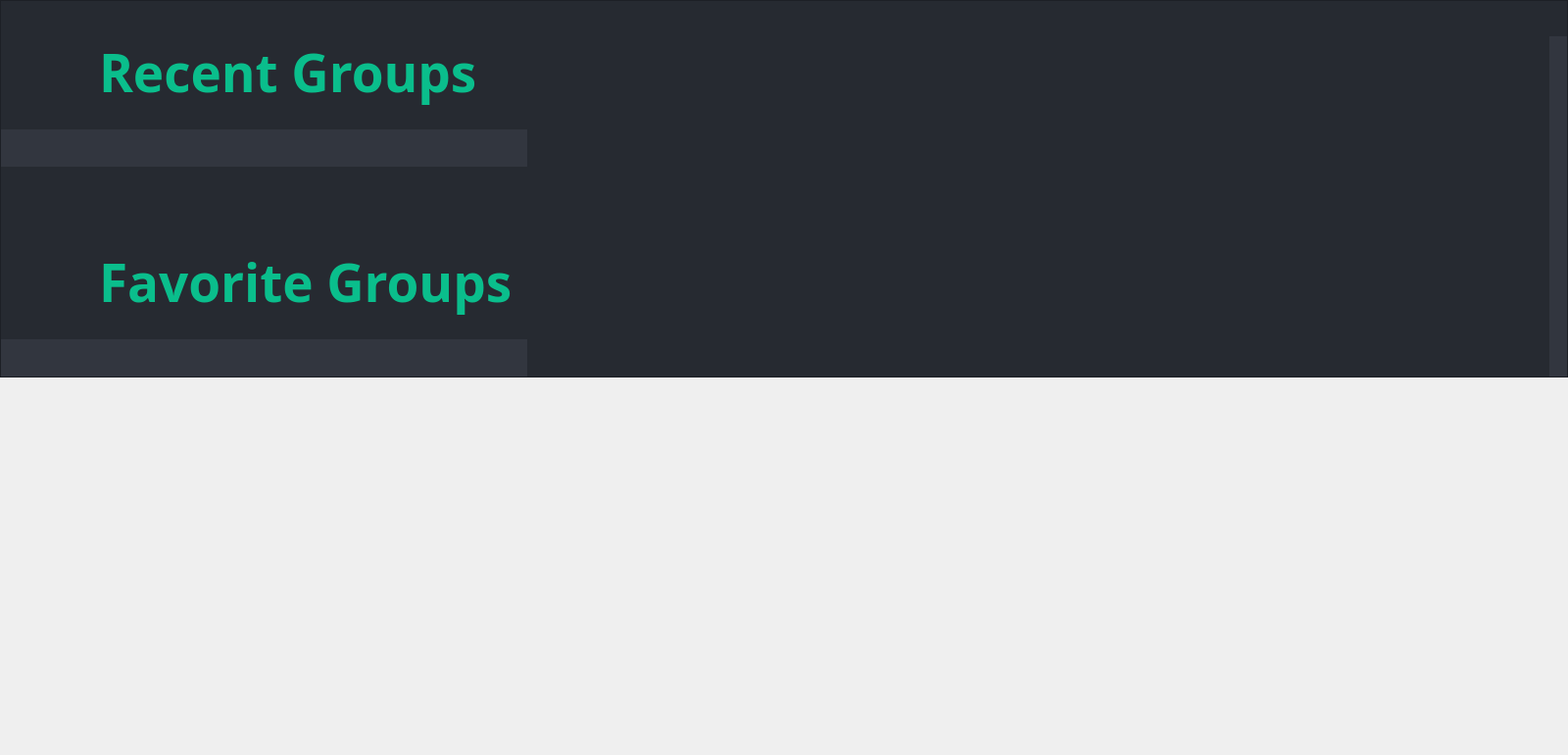
<?xml version="1.0" encoding="UTF-8"?>
<ui version="4.0">
 <class>Homepage</class>
 <widget class="QWidget" name="Homepage">
  <property name="geometry">
   <rect>
    <x>0</x>
    <y>0</y>
    <width>1600</width>
    <height>770</height>
   </rect>
  </property>
  <property name="windowTitle">
   <string>Form</string>
  </property>
  <layout class="QVBoxLayout" name="verticalLayout">
   <property name="leftMargin">
    <number>0</number>
   </property>
   <property name="topMargin">
    <number>0</number>
   </property>
   <property name="rightMargin">
    <number>0</number>
   </property>
   <property name="bottomMargin">
    <number>0</number>
   </property>
   <item>
    <widget class="QFrame" name="frame_3">
     <property name="sizePolicy">
      <sizepolicy hsizetype="Preferred" vsizetype="Expanding">
       <horstretch>0</horstretch>
       <verstretch>0</verstretch>
      </sizepolicy>
     </property>
     <property name="minimumSize">
      <size>
       <width>0</width>
       <height>0</height>
      </size>
     </property>
     <property name="maximumSize">
      <size>
       <width>16777215</width>
       <height>16777215</height>
      </size>
     </property>
     <property name="styleSheet">
      <string notr="true">background-color: rgba(38,42,49);</string>
     </property>
     <property name="frameShape">
      <enum>QFrame::StyledPanel</enum>
     </property>
     <property name="frameShadow">
      <enum>QFrame::Raised</enum>
     </property>
     <layout class="QGridLayout" name="gridLayout_2">
      <property name="leftMargin">
       <number>0</number>
      </property>
      <property name="topMargin">
       <number>0</number>
      </property>
      <property name="rightMargin">
       <number>0</number>
      </property>
      <property name="bottomMargin">
       <number>0</number>
      </property>
      <item row="6" column="0">
       <layout class="QHBoxLayout" name="horizontalLayout_23">
        <property name="rightMargin">
         <number>15</number>
        </property>
        <item>
         <spacer name="horizontalSpacer_12">
          <property name="orientation">
           <enum>Qt::Horizontal</enum>
          </property>
          <property name="sizeType">
           <enum>QSizePolicy::Fixed</enum>
          </property>
          <property name="sizeHint" stdset="0">
           <size>
            <width>100</width>
            <height>20</height>
           </size>
          </property>
         </spacer>
        </item>
        <item>
         <widget class="QLabel" name="label_11">
          <property name="sizePolicy">
           <sizepolicy hsizetype="Preferred" vsizetype="Preferred">
            <horstretch>0</horstretch>
            <verstretch>0</verstretch>
           </sizepolicy>
          </property>
          <property name="maximumSize">
           <size>
            <width>16777215</width>
            <height>84</height>
           </size>
          </property>
          <property name="font">
           <font>
            <family>Trebuchet MS</family>
            <pointsize>40</pointsize>
            <weight>75</weight>
            <bold>true</bold>
           </font>
          </property>
          <property name="styleSheet">
           <string notr="true">color:rgba(10,190,140);</string>
          </property>
          <property name="text">
           <string>Favorite Groups</string>
          </property>
          <property name="alignment">
           <set>Qt::AlignLeading|Qt::AlignLeft|Qt::AlignVCenter</set>
          </property>
         </widget>
        </item>
       </layout>
      </item>
      <item row="4" column="1">
       <spacer name="horizontalSpacer">
        <property name="orientation">
         <enum>Qt::Horizontal</enum>
        </property>
        <property name="sizeHint" stdset="0">
         <size>
          <width>40</width>
          <height>20</height>
         </size>
        </property>
       </spacer>
      </item>
      <item row="2" column="0">
       <layout class="QHBoxLayout" name="horizontalLayout_22">
        <item>
         <spacer name="horizontalSpacer_11">
          <property name="orientation">
           <enum>Qt::Horizontal</enum>
          </property>
          <property name="sizeType">
           <enum>QSizePolicy::Fixed</enum>
          </property>
          <property name="sizeHint" stdset="0">
           <size>
            <width>100</width>
            <height>20</height>
           </size>
          </property>
         </spacer>
        </item>
        <item>
         <widget class="QLabel" name="label_10">
          <property name="sizePolicy">
           <sizepolicy hsizetype="Preferred" vsizetype="Preferred">
            <horstretch>0</horstretch>
            <verstretch>0</verstretch>
           </sizepolicy>
          </property>
          <property name="maximumSize">
           <size>
            <width>16777215</width>
            <height>84</height>
           </size>
          </property>
          <property name="font">
           <font>
            <family>Trebuchet MS</family>
            <pointsize>40</pointsize>
            <weight>75</weight>
            <bold>true</bold>
           </font>
          </property>
          <property name="styleSheet">
           <string notr="true">color:rgba(10,190,140);</string>
          </property>
          <property name="text">
           <string>Recent Groups</string>
          </property>
          <property name="alignment">
           <set>Qt::AlignLeading|Qt::AlignLeft|Qt::AlignVCenter</set>
          </property>
         </widget>
        </item>
       </layout>
      </item>
      <item row="5" column="0">
       <spacer name="verticalSpacer_28">
        <property name="orientation">
         <enum>Qt::Vertical</enum>
        </property>
        <property name="sizeType">
         <enum>QSizePolicy::MinimumExpanding</enum>
        </property>
        <property name="sizeHint" stdset="0">
         <size>
          <width>20</width>
          <height>20</height>
         </size>
        </property>
       </spacer>
      </item>
      <item row="1" column="0">
       <spacer name="verticalSpacer_23">
        <property name="orientation">
         <enum>Qt::Vertical</enum>
        </property>
        <property name="sizeType">
         <enum>QSizePolicy::Fixed</enum>
        </property>
        <property name="sizeHint" stdset="0">
         <size>
          <width>20</width>
          <height>30</height>
         </size>
        </property>
       </spacer>
      </item>
      <item row="3" column="0">
       <spacer name="verticalSpacer_21">
        <property name="orientation">
         <enum>Qt::Vertical</enum>
        </property>
        <property name="sizeType">
         <enum>QSizePolicy::Fixed</enum>
        </property>
        <property name="sizeHint" stdset="0">
         <size>
          <width>20</width>
          <height>10</height>
         </size>
        </property>
       </spacer>
      </item>
      <item row="7" column="0">
       <spacer name="verticalSpacer_22">
        <property name="orientation">
         <enum>Qt::Vertical</enum>
        </property>
        <property name="sizeType">
         <enum>QSizePolicy::Fixed</enum>
        </property>
        <property name="sizeHint" stdset="0">
         <size>
          <width>20</width>
          <height>10</height>
         </size>
        </property>
       </spacer>
      </item>
      <item row="4" column="0">
       <widget class="QFrame" name="recent_frame">
        <property name="styleSheet">
         <string notr="true">background-color:rgba(50,54,63);</string>
        </property>
        <layout class="QHBoxLayout" name="horizontalLayout">
         <item>
          <spacer name="horizontalSpacer_16">
           <property name="orientation">
            <enum>Qt::Horizontal</enum>
           </property>
           <property name="sizeType">
            <enum>QSizePolicy::Fixed</enum>
           </property>
           <property name="sizeHint" stdset="0">
            <size>
             <width>91</width>
             <height>20</height>
            </size>
           </property>
          </spacer>
         </item>
         <item>
          <layout class="QVBoxLayout" name="recent_groups"/>
         </item>
        </layout>
       </widget>
      </item>
      <item row="8" column="0">
       <widget class="QFrame" name="favorite_frame">
        <property name="styleSheet">
         <string notr="true">background-color:rgba(50,54,63);</string>
        </property>
        <layout class="QHBoxLayout" name="horizontalLayout_2">
         <item>
          <spacer name="horizontalSpacer_17">
           <property name="orientation">
            <enum>Qt::Horizontal</enum>
           </property>
           <property name="sizeType">
            <enum>QSizePolicy::Fixed</enum>
           </property>
           <property name="sizeHint" stdset="0">
            <size>
             <width>91</width>
             <height>20</height>
            </size>
           </property>
          </spacer>
         </item>
         <item>
          <layout class="QVBoxLayout" name="favorite_groups"/>
         </item>
        </layout>
       </widget>
      </item>
      <item row="1" column="2">
       <widget class="UserListItem" name="widget_3" native="true"/>
      </item>
      <item row="2" column="2" rowspan="7">
       <widget class="QFrame" name="friends_frame">
        <property name="styleSheet">
         <string notr="true">background-color:rgba(50,54,63);</string>
        </property>
        <layout class="QVBoxLayout" name="verticalLayout_2">
         <item>
          <widget class="SocialArea" name="widget" native="true"/>
         </item>
        </layout>
       </widget>
      </item>
     </layout>
    </widget>
   </item>
   <item>
    <spacer name="verticalSpacer_20">
     <property name="orientation">
      <enum>Qt::Vertical</enum>
     </property>
     <property name="sizeType">
      <enum>QSizePolicy::Expanding</enum>
     </property>
     <property name="sizeHint" stdset="0">
      <size>
       <width>20</width>
       <height>379</height>
      </size>
     </property>
    </spacer>
   </item>
  </layout>
 </widget>
 <customwidgets>
  <customwidget>
   <class>UserListItem</class>
   <extends>QWidget</extends>
   <header>userlistitem.h</header>
   <container>1</container>
  </customwidget>
  <customwidget>
   <class>SocialArea</class>
   <extends>QWidget</extends>
   <header>Homepage\socialarea.h</header>
   <container>1</container>
  </customwidget>
 </customwidgets>
 <resources/>
 <connections/>
</ui>
